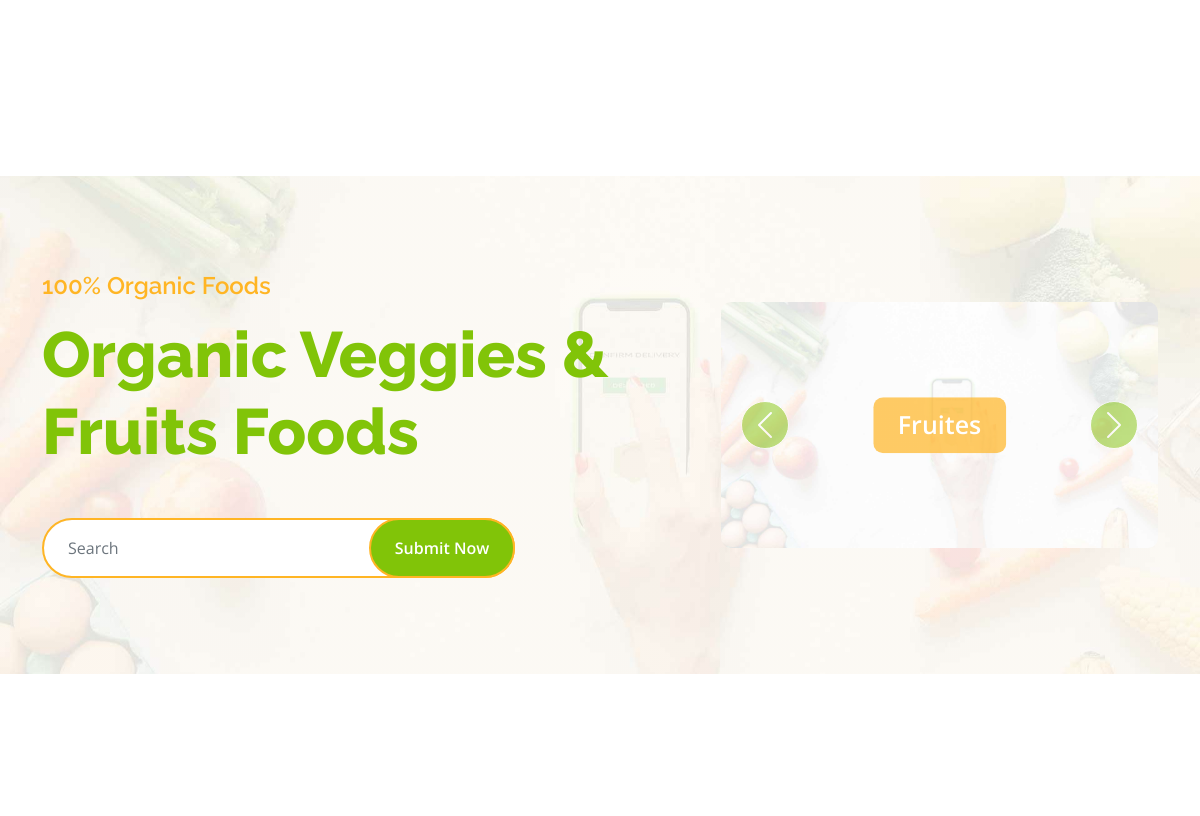
The app's page / (upper part), older data.
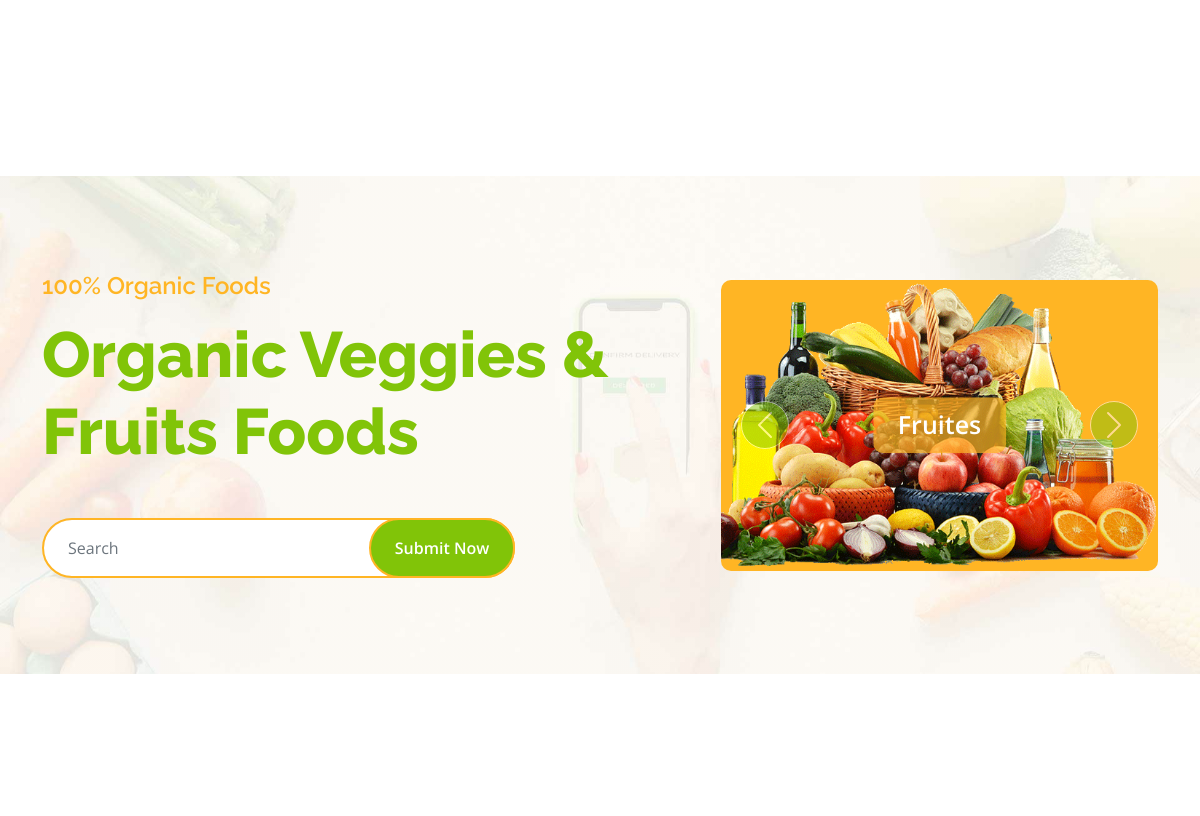
The same page, newer data.
### grocery/models.py (models this page shows)
class Hero(models.Model):
    img_fruits = models.ImageField(upload_to='fruits')
    img_vegetables = models.ImageField(upload_to='vesitables')

### grocery/views.py (the view)
# urls.py: 2. Add a URL to urlpatterns:  path('', views.home, name='home')
def home(request):
    hero = Hero.objects.all()[0]
    veg = Vegetable.objects.all()
    fruit = Fruit.objects.all()
    testimonial = Testimonial.objects.all()
    context = {
        "nav":"index",
        "hero": hero,
        "veg": veg,
        "fruit": fruit ,
        "testimonial": testimonial
        }
    return render(request, 'index.html', context)

### grocery/templates/index.html (shortened to what this page needs)
{% extends 'master.html' %}
{% load static %}
{% block main %}
        <div class="container-fluid py-5 mb-5 hero-header">
            <div class="container py-5">
                <div class="row g-5 align-items-center">
                    <div class="col-md-12 col-lg-7">
                        <h4 class="mb-3 text-secondary">100% Organic Foods</h4>
                        <h1 class="mb-5 display-3 text-primary">Organic Veggies & Fruits Foods</h1>
                        <div class="position-relative mx-auto">
                            <input class="form-control border-2 border-secondary w-75 py-3 px-4 rounded-pill" type="number" placeholder="Search">
                            <button type="submit" class="btn btn-primary border-2 border-secondary py-3 px-4 position-absolute rounded-pill text-white h-100" style="top: 0; right: 25%;">Submit Now</button>
                        </div>
                    </div>
                    <div class="col-md-12 col-lg-5">
                        <div id="carouselId" class="carousel slide position-relative" data-bs-ride="carousel">
                            <div class="carousel-inner" role="listbox">
                                <div class="carousel-item active rounded">
                                    <img src="/media/{{ hero.img_fruits }}" class="img-fluid w-100 h-100 bg-secondary rounded" alt="First slide">
                                    <a href="#" class="btn px-4 py-2 text-white rounded">Fruites</a>
                                </div>
                            </div>
                            <button class="carousel-control-prev" type="button" data-bs-target="#carouselId" data-bs-slide="prev">
                                <span class="carousel-control-prev-icon" aria-hidden="true"></span>
                            </button>
                            <button class="carousel-control-next" type="button" data-bs-target="#carouselId" data-bs-slide="next">
                                <span class="carousel-control-next-icon" aria-hidden="true"></span>
                            </button>
                        </div>
                    </div>
                </div>
            </div>
        </div>
        <div class="container-fluid featurs py-5">
            <div class="container py-5">
                <div class="row g-4">
                </div>
            </div>
        </div>
{% endblock %}

Row changes from the older to the newer data that the page shows:
changed Hero: img_fruits: a different picture
